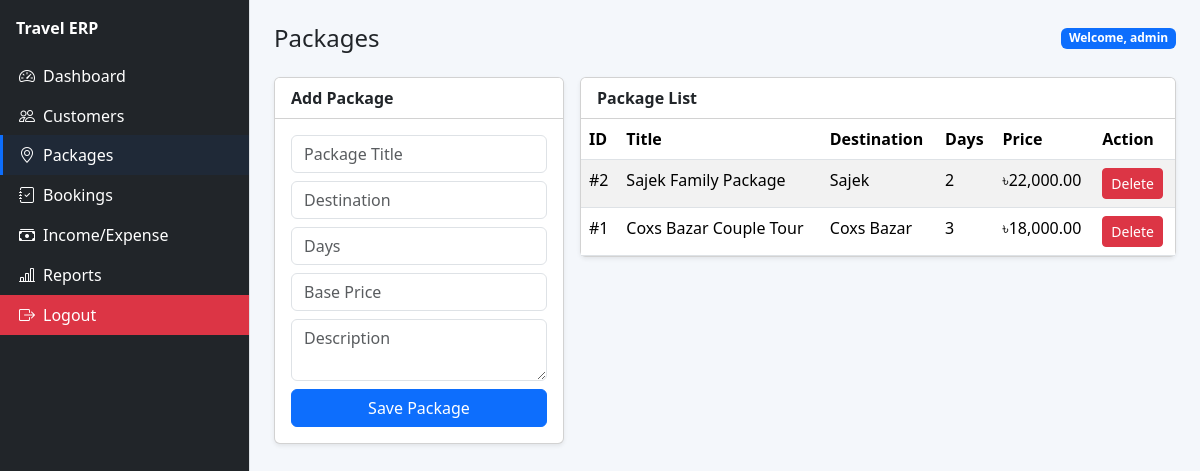
Page /dashboard.php?page=packages (signed in) on the committed database.
### tables this page shows
CREATE TABLE IF NOT EXISTS packages (
    id INT AUTO_INCREMENT PRIMARY KEY,
    title VARCHAR(150) NOT NULL,
    destination VARCHAR(120) NOT NULL,
    days INT NOT NULL,
    base_price DECIMAL(12,2) NOT NULL,
    description TEXT,
    created_at TIMESTAMP DEFAULT CURRENT_TIMESTAMP
);

### config/helpers.php (called while the page is built, shortened)
<?php
function e(string $value): string
{
    return htmlspecialchars($value, ENT_QUOTES, 'UTF-8');
}
function money(float $value): string
{
    return number_format($value, 2);
}

### pages/packages.php (the view, shortened to what this page needs)
<?php
$packages = $conn->query('SELECT * FROM packages ORDER BY id DESC');
?>
<div class="row g-3">
    <div class="col-lg-4">
        <div class="card shadow-sm">
            <div class="card-header bg-white fw-bold">Add Package</div>
            <div class="card-body">
                <form method="post">
                    <input class="form-control mb-2" name="title" placeholder="Package Title" required>
                    <input class="form-control mb-2" name="destination" placeholder="Destination" required>
                    <input class="form-control mb-2" type="number" name="days" placeholder="Days" required>
                    <input class="form-control mb-2" type="number" step="0.01" name="base_price" placeholder="Base Price" required>
                    <textarea class="form-control mb-2" name="description" placeholder="Description"></textarea>
                    <button class="btn btn-primary w-100">Save Package</button>
                </form>
            </div>
        </div>
    </div>
    <div class="col-lg-8">
        <div class="card shadow-sm">
            <div class="card-header bg-white fw-bold">Package List</div>
            <div class="table-responsive">
                <table class="table table-striped mb-0">
                    <thead><tr><th>ID</th><th>Title</th><th>Destination</th><th>Days</th><th>Price</th><th>Action</th></tr></thead>
                    <tbody>
                    <?php while ($p = $packages->fetch_assoc()): ?>
                        <tr>
                            <td>#<?= e($p['id']) ?></td>
                            <td><?= e($p['title']) ?></td>
                            <td><?= e($p['destination']) ?></td>
                            <td><?= e($p['days']) ?></td>
                            <td>৳<?= money((float) $p['base_price']) ?></td>
                            <td>
                                <form method="post" onsubmit="return confirm('Delete this package?')">
                                    <button class="btn btn-sm btn-danger">Delete</button>
                                </form>
                            </td>
                        </tr>
                    <?php endwhile; ?>
                    </tbody>
                </table>
            </div>
        </div>
    </div>
</div>

### assets/style.css (style rules this page uses)
body { background: #f4f7fb; font-family: 'Segoe UI', Tahoma, Geneva, Verdana, sans-serif; }

### rows in the picture
packages: id "2", title "Sajek Family Package", destination "Sajek", days "2", base_price "22,000.00"
packages: id "1", title "Coxs Bazar Couple Tour", destination "Coxs Bazar", days "3", base_price "18,000.00"

### other values in the picture
$page "Packages"
$_SESSION['admin_name'] "admin"
